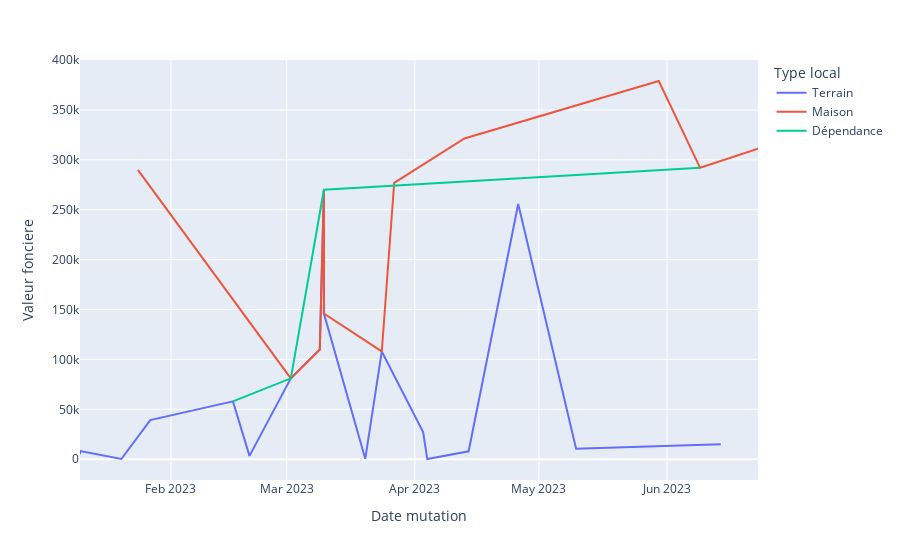

The code cell stored with this chart in its notebook:
### Code cell
px.line(seine_et_marneDf[lambda x: x["new_commune"] == 77078].sort_values("Date mutation"),
        x="Date mutation", y="Valeur fonciere", color="Type local")

### Figure 1 — Plotly figure (JSON) as saved in the notebook; plotly's stock layout.template omitted (floating-point values rounded to 4 significant figures; data arrays with more than 128 entries replaced by an {"elided": "..."} marker saying what was removed)
{"data": [{"hovertemplate": "Type local=Terrain<br>Date mutation=%{x}<br>Valeur fonciere=%{y}<extra></extra>", "legendgroup": "Terrain", "line": {"color": "#636efa", "dash": "solid"}, "marker": {"symbol": "circle"}, "mode": "lines", "name": "Terrain", "orientation": "v", "showlegend": true, "type": "scatter", "x": {"elided": "303 str values"}, "xaxis": "x", "y": {"elided": "303 float values"}, "yaxis": "y"}, {"hovertemplate": "Type local=Maison<br>Date mutation=%{x}<br>Valeur fonciere=%{y}<extra></extra>", "legendgroup": "Maison", "line": {"color": "#EF553B", "dash": "solid"}, "marker": {"symbol": "circle"}, "mode": "lines", "name": "Maison", "orientation": "v", "showlegend": true, "type": "scatter", "x": ["2023-01-24T00:00:00", "2023-01-24T00:00:00", "2023-03-02T00:00:00", "2023-03-09T00:00:00", "2023-03-10T00:00:00", "2023-03-10T00:00:00", "2023-03-10T00:00:00", "2023-03-24T00:00:00", "2023-03-27T00:00:00", "2023-03-27T00:00:00", "2023-04-13T00:00:00", "2023-04-13T00:00:00", "2023-05-30T00:00:00", "2023-05-30T00:00:00", "2023-06-09T00:00:00", "2023-06-09T00:00:00", "2023-06-23T00:00:00", "2023-06-23T00:00:00"], "xaxis": "x", "y": [290000, 290000, 81000, 109900, 270000, 270000, 146000, 108000, 277000, 277000, 321450, 321450, 379000, 379000, 292000, 292000, 311160, 311160], "yaxis": "y"}, {"hovertemplate": "Type local=Dépendance<br>Date mutation=%{x}<br>Valeur fonciere=%{y}<extra></extra>", "legendgroup": "Dépendance", "line": {"color": "#00cc96", "dash": "solid"}, "marker": {"symbol": "circle"}, "mode": "lines", "name": "Dépendance", "orientation": "v", "showlegend": true, "type": "scatter", "x": ["2023-02-16T00:00:00", "2023-03-02T00:00:00", "2023-03-10T00:00:00", "2023-03-10T00:00:00", "2023-06-09T00:00:00", "2023-06-09T00:00:00"], "xaxis": "x", "y": [58000, 81000, 270000, 270000, 292000, 292000], "yaxis": "y"}], "layout": {"legend": {"title": {"text": "Type local"}, "tracegroupgap": 0}, "margin": {"t": 60}, "xaxis": {"anchor": "y", "domain": [0, 1], "title": {"text": "Date mutation"}}, "yaxis": {"anchor": "x", "domain": [0, 1], "title": {"text": "Valeur fonciere"}}}}
